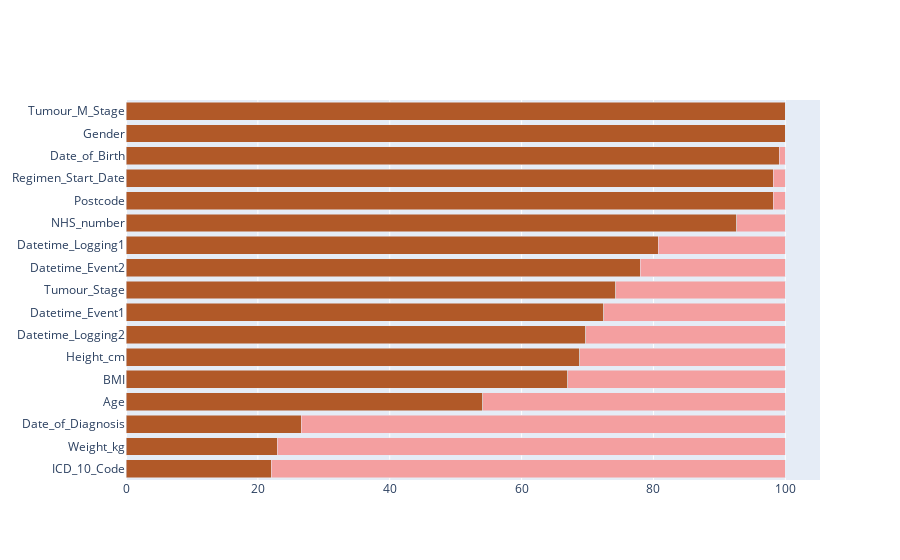

The cell this chart's notebook holds for it:
### Code cell
BarPlotGenerator(summary_results, "validity").plot_bar()

### Figure 1 — Plotly figure (JSON) as saved in the notebook; plotly's stock layout.template omitted (floating-point values rounded to 4 significant figures)
{"data": [{"hoverinfo": "name+x", "marker": {"color": ["#b15928", "#b15928", "#b15928", "#b15928", "#b15928", "#b15928", "#b15928", "#b15928", "#b15928", "#b15928", "#b15928", "#b15928", "#b15928", "#b15928", "#b15928", "#b15928", "#b15928"]}, "name": "Good", "orientation": "h", "showlegend": false, "type": "bar", "x": [22.02, 22.94, 26.61, 54.13, 66.97, 68.81, 69.72, 72.48, 74.31, 77.98, 80.73, 92.66, 98.17, 98.17, 99.08, 100, 100], "y": ["ICD_10_Code", "Weight_kg", "Date_of_Diagnosis", "Age", "BMI", "Height_cm", "Datetime_Logging2", "Datetime_Event1", "Tumour_Stage", "Datetime_Event2", "Datetime_Logging1", "NHS_number", "Postcode", "Regimen_Start_Date", "Date_of_Birth", "Gender", "Tumour_M_Stage"]}, {"hoverinfo": "name+x", "marker": {"color": ["#F49FA0", "#F49FA0", "#F49FA0", "#F49FA0", "#F49FA0", "#F49FA0", "#F49FA0", "#F49FA0", "#F49FA0", "#F49FA0", "#F49FA0", "#F49FA0", "#F49FA0", "#F49FA0", "#F49FA0", "#F49FA0", "#F49FA0"]}, "name": "Bad", "orientation": "h", "showlegend": false, "type": "bar", "x": [77.98, 77.06, 73.39, 45.87, 33.03, 31.19, 30.28, 27.52, 25.69, 22.02, 19.27, 7.34, 1.83, 1.83, 0.92, 0, 0], "y": ["ICD_10_Code", "Weight_kg", "Date_of_Diagnosis", "Age", "BMI", "Height_cm", "Datetime_Logging2", "Datetime_Event1", "Tumour_Stage", "Datetime_Event2", "Datetime_Logging1", "NHS_number", "Postcode", "Regimen_Start_Date", "Date_of_Birth", "Gender", "Tumour_M_Stage"]}, {"hoverinfo": "name+x", "marker": {"color": ["#B2C3C6", "#B2C3C6", "#B2C3C6", "#B2C3C6", "#B2C3C6", "#B2C3C6", "#B2C3C6", "#B2C3C6", "#B2C3C6", "#B2C3C6", "#B2C3C6", "#B2C3C6", "#B2C3C6", "#B2C3C6", "#B2C3C6", "#B2C3C6", "#B2C3C6"]}, "name": "NA", "orientation": "h", "showlegend": false, "type": "bar", "x": [0, 0, 0, 0, 0, 0, 0, 0, 0, 0, 0, 0, 0, 0, 0, 0, 0], "y": ["ICD_10_Code", "Weight_kg", "Date_of_Diagnosis", "Age", "BMI", "Height_cm", "Datetime_Logging2", "Datetime_Event1", "Tumour_Stage", "Datetime_Event2", "Datetime_Logging1", "NHS_number", "Postcode", "Regimen_Start_Date", "Date_of_Birth", "Gender", "Tumour_M_Stage"]}], "layout": {"barmode": "stack"}}
